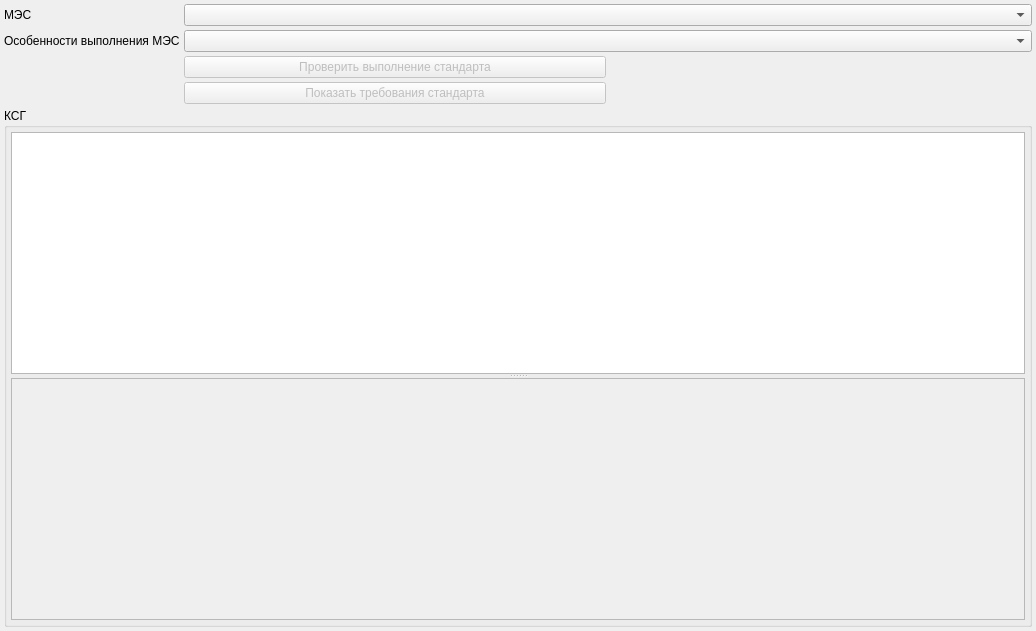
<?xml version="1.0" encoding="UTF-8"?>
<ui version="4.0">
 <class>EventMesPageWidget</class>
 <widget class="QWidget" name="EventMesPageWidget">
  <property name="geometry">
   <rect>
    <x>0</x>
    <y>0</y>
    <width>1036</width>
    <height>631</height>
   </rect>
  </property>
  <property name="windowTitle">
   <string>Form</string>
  </property>
  <layout class="QGridLayout" name="gridLayout">
   <property name="margin">
    <number>4</number>
   </property>
   <property name="spacing">
    <number>4</number>
   </property>
   <item row="1" column="0">
    <widget class="QLabel" name="lblMesSpecification">
     <property name="sizePolicy">
      <sizepolicy hsizetype="Maximum" vsizetype="Preferred">
       <horstretch>0</horstretch>
       <verstretch>0</verstretch>
      </sizepolicy>
     </property>
     <property name="text">
      <string>Особенности выполнения МЭС</string>
     </property>
     <property name="buddy">
      <cstring>cmbMesSpecification</cstring>
     </property>
    </widget>
   </item>
   <item row="1" column="1" colspan="2">
    <widget class="CRBComboBox" name="cmbMesSpecification"/>
   </item>
   <item row="0" column="0">
    <widget class="QLabel" name="lblMes">
     <property name="sizePolicy">
      <sizepolicy hsizetype="Maximum" vsizetype="Preferred">
       <horstretch>0</horstretch>
       <verstretch>0</verstretch>
      </sizepolicy>
     </property>
     <property name="text">
      <string>МЭС</string>
     </property>
     <property name="buddy">
      <cstring>cmbMes</cstring>
     </property>
    </widget>
   </item>
   <item row="4" column="1">
    <widget class="QPushButton" name="btnShowMes">
     <property name="enabled">
      <bool>false</bool>
     </property>
     <property name="text">
      <string>Показать требования стандарта</string>
     </property>
    </widget>
   </item>
   <item row="0" column="1" colspan="2">
    <widget class="CMESComboBox" name="cmbMes"/>
   </item>
   <item row="5" column="0" colspan="3">
    <widget class="QGroupBox" name="grpCSG">
     <property name="title">
      <string>КСГ</string>
     </property>
     <layout class="QVBoxLayout" name="verticalLayout">
      <property name="spacing">
       <number>4</number>
      </property>
      <property name="margin">
       <number>4</number>
      </property>
      <item>
       <widget class="QSplitter" name="splitter">
        <property name="orientation">
         <enum>Qt::Vertical</enum>
        </property>
        <widget class="CInDocTableView" name="tblCSGs"/>
        <widget class="CInDocTableView" name="tblCSGSubItems">
         <property name="enabled">
          <bool>false</bool>
         </property>
        </widget>
       </widget>
      </item>
     </layout>
    </widget>
   </item>
   <item row="3" column="1">
    <widget class="QPushButton" name="btnCheckMes">
     <property name="enabled">
      <bool>false</bool>
     </property>
     <property name="text">
      <string>Проверить выполнение стандарта</string>
     </property>
    </widget>
   </item>
  </layout>
 </widget>
 <customwidgets>
  <customwidget>
   <class>CRBComboBox</class>
   <extends>QComboBox</extends>
   <header>library/crbcombobox.h</header>
  </customwidget>
  <customwidget>
   <class>CInDocTableView</class>
   <extends>QTableView</extends>
   <header>library/InDocTable.h</header>
  </customwidget>
  <customwidget>
   <class>CMESComboBox</class>
   <extends>QComboBox</extends>
   <header>library/MES/MESComboBox.h</header>
  </customwidget>
 </customwidgets>
 <tabstops>
  <tabstop>cmbMes</tabstop>
  <tabstop>cmbMesSpecification</tabstop>
  <tabstop>btnCheckMes</tabstop>
  <tabstop>btnShowMes</tabstop>
  <tabstop>tblCSGs</tabstop>
 </tabstops>
 <resources/>
 <connections/>
</ui>
